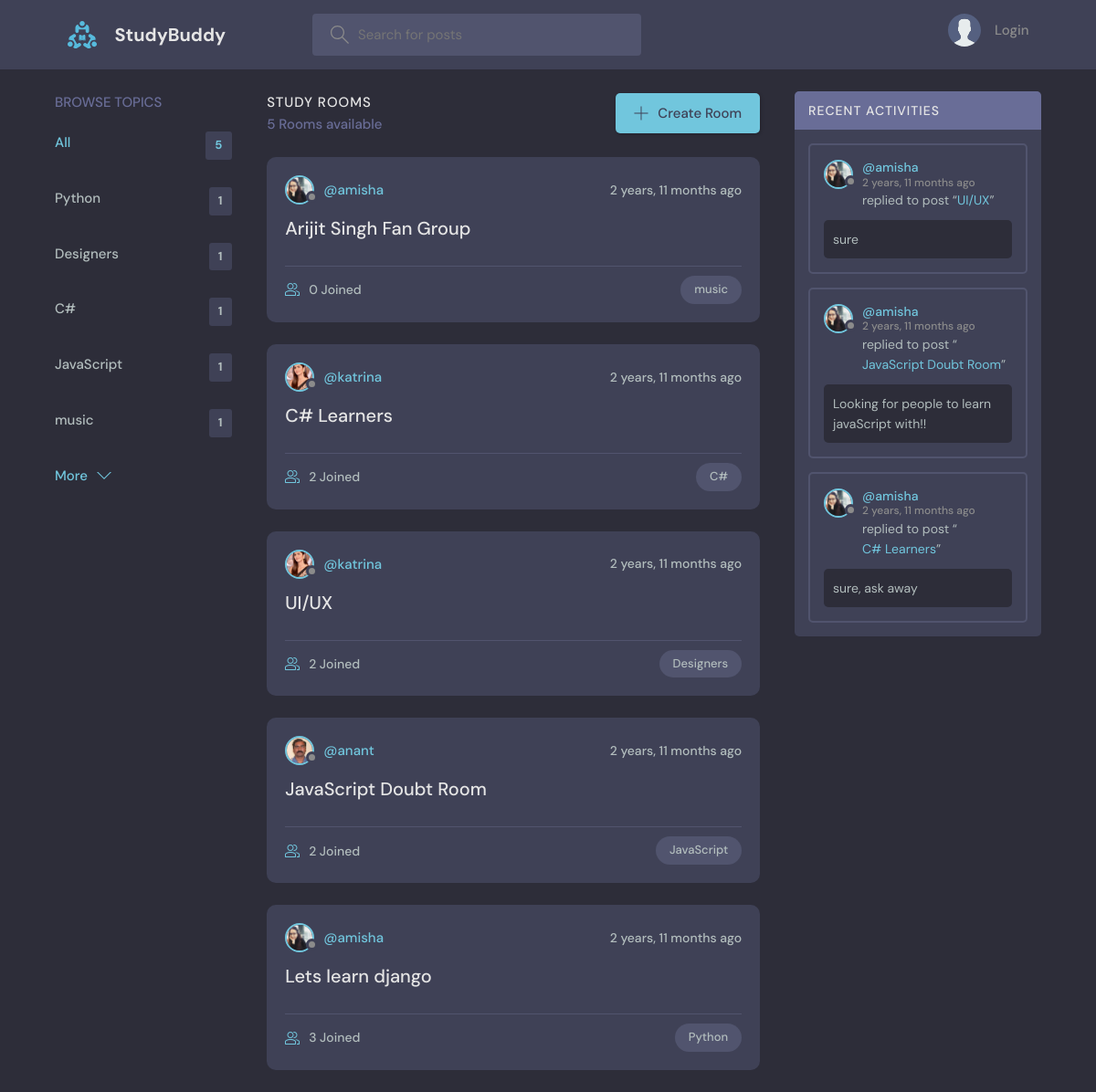
The page / on the database its author committed.
### base/models.py (models this page shows, shortened)
class Topic(models.Model):
    name = models.CharField(max_length=200)

class Room(models.Model):
    host = models.ForeignKey(User, on_delete=models.SET_NULL, null=True)
    topic = models.ForeignKey(Topic, on_delete=models.SET_NULL, null=True)
    name = models.CharField(max_length=200)
    description = models.TextField(null=True, blank=True)
    participants = models.ManyToManyField(
        User, related_name='participants', blank=True)
    updated = models.DateTimeField(auto_now=True)
    created = models.DateTimeField(auto_now_add=True)
    class Meta:
        ordering = ['-updated', '-created']
    def __str__(self):
        return self.name

class User(AbstractUser):
    name = models.CharField(max_length=200, null=True)
    email = models.EmailField(unique=True, null=True)
    bio = models.TextField(null=True)
    avatar = models.ImageField(null=True, default="avatar.svg")
    USERNAME_FIELD = 'email'
    REQUIRED_FIELDS = ['username',]

class Message(models.Model):
    user = models.ForeignKey(User, on_delete=models.CASCADE)
    room = models.ForeignKey(Room, on_delete=models.CASCADE)
    body = models.TextField()
    updated = models.DateTimeField(auto_now=True)
    created = models.DateTimeField(auto_now_add=True)
    class Meta:
        ordering = ['-updated', '-created']

### base/views.py (the view)
# urls.py: path('', views.home, name="home"),
def home(request):
    q = request.GET.get('q') if request.GET.get('q') != None else ''
    rooms = Room.objects.filter(
        Q(topic__name__icontains=q) |
        Q(name__icontains=q) |
        Q(description__icontains=q)
    )
    topics = Topic.objects.all()[0:5]
    room_count = rooms.count()
    room_messages = Message.objects.filter(
        Q(room__topic__name__icontains=q))[0:3]
    context = {'rooms': rooms, 'topics': topics,
               'room_count': room_count, 'room_messages': room_messages}
    return render(request, 'base/home.html', context)

### base/templates/base/home.html (shortened to what this page needs)
{% extends 'main.html' %}
{% block content %}
<main class="layout layout--3">
  <div class="container">
    {% include 'base/topics_component.html' %}
    <div class="roomList">
      <div class="roomList__header">
        <div>
          <h2>Study Rooms</h2>
          <p>{{room_count}} Rooms available</p>
        </div>
        <a class="btn btn--main" href="{% url 'create-room' %}">
          <svg version="1.1" xmlns="http://www.w3.org/2000/svg" width="32" height="32" viewBox="0 0 32 32">
            <title>add</title>
            <path
              d="M16.943 0.943h-1.885v14.115h-14.115v1.885h14.115v14.115h1.885v-14.115h14.115v-1.885h-14.115v-14.115z">
            </path>
          </svg>
          Create Room
        </a>
      </div>
      {% include 'base/feed_component.html' %}
    </div>
    {% include 'base/activity_component.html' %}
  </div>
</main>
{% endblock %}

### base/templates/base/topics_component.html
<div class="topics">
    <div class="topics__header">
        <h2>Browse Topics</h2>
    </div>
    <ul class="topics__list">
        <li>
            <a href="{% url 'home' %}" class="active">All <span>{{topics.count}}</span></a>
        </li>
        {% for topic in topics %}
        <li>
            <a href="{% url 'home' %}?q={{topic.name}}">{{topic.name}}<span>{{topic.room_set.all.count}}</span></a>
        </li>
        {% endfor %}
    </ul>
    <a class="btn btn--link" href="{% url 'topics' %}">
        More
        <svg version="1.1" xmlns="http://www.w3.org/2000/svg" width="32" height="32" viewBox="0 0 32 32">
            <title>chevron-down</title>
            <path d="M16 21l-13-13h-3l16 16 16-16h-3l-13 13z"></path>
        </svg>
    </a>
</div>

### base/templates/base/feed_component.html (shortened to what this page needs)
{% for room in rooms %}
<div class="roomListRoom">
    <div class="roomListRoom__header">
        <a href="{% url 'user-profile' room.host.id %}" class="roomListRoom__author">
            <div class="avatar avatar--small">
                <img src="{{room.host.avatar.url}}" />
            </div>
            <span>@{{room.host.username}}</span>
        </a>
        <div class="roomListRoom__actions">
            <span>{{room.created|timesince}} ago</span>
        </div>
    </div>
    <div class="roomListRoom__content">
        <a href="{% url 'room' room.id %}">{{room.name}}</a>
    </div>
    <div class="roomListRoom__meta">
        <a href="{% url 'room' room.id %}" class="roomListRoom__joined">
            {{room.participants.all.count}} Joined
        </a>
        <p class="roomListRoom__topic">{{room.topic.name}}</p>
    </div>
</div>
{% endfor %}

### base/templates/base/activity_component.html (shortened to what this page needs)
<div class="activities">
    <div class="activities__header">
        <h2>Recent Activities</h2>
    </div>
    {% for message in room_messages %}
    <div class="activities__box">
        <div class="activities__boxHeader roomListRoom__header">
            <a href="{% url 'user-profile' message.user.id %}" class="roomListRoom__author">
                <div class="avatar avatar--small">
                    <img src="{{message.user.avatar.url}}" />
                </div>
                <p>
                    @{{message.user.username}}
                    <span>{{message.created|timesince}} ago</span>
                </p>
            </a>
        </div>
        <div class="activities__boxContent">
            <p>replied to post “<a href="{% url 'room' message.room.id %}">{{message.room}}</a>”</p>
            <div class="activities__boxRoomContent">{{message.body}}</div>
        </div>
    </div>
    {% endfor %}
</div>

### rows shown on the page
Topic: name "Python", room_set.all.count "1"
Topic: name "Designers", room_set.all.count "1"
Topic: name "C#", room_set.all.count "1"
Topic: name "JavaScript", room_set.all.count "1"
Topic: name "music", room_set.all.count "1"
Room: host.avatar (picture), host.username "amisha", created "2 years, 11 months", name "Arijit Singh Fan Group", participants.all.count "0", topic.name "music"
Room: host.avatar (picture), host.username "katrina", created "2 years, 11 months", name "C# Learners", participants.all.count "2", topic.name "C#"
Room: host.avatar (picture), host.username "katrina", created "2 years, 11 months", name "UI/UX", participants.all.count "2", topic.name "Designers"
Room: host.avatar (picture), host.username "anant", created "2 years, 11 months", name "JavaScript Doubt Room", participants.all.count "2", topic.name "JavaScript"
Room: host.avatar (picture), host.username "amisha", created "2 years, 11 months", name "Lets learn django", participants.all.count "3", topic.name "Python"
Message: user.avatar (picture), user.username "amisha", created "2 years, 11 months", room "UI/UX", body "sure"
Message: user.avatar (picture), user.username "amisha", created "2 years, 11 months", room "JavaScript Doubt Room", body "Looking for people to learn javaScript with!!"
Message: user.avatar (picture), user.username "amisha", created "2 years, 11 months", room "C# Learners", body "sure, ask away"

### other values the page prints
{{ topics.count }} "5"
{{ room_count }} "5"
